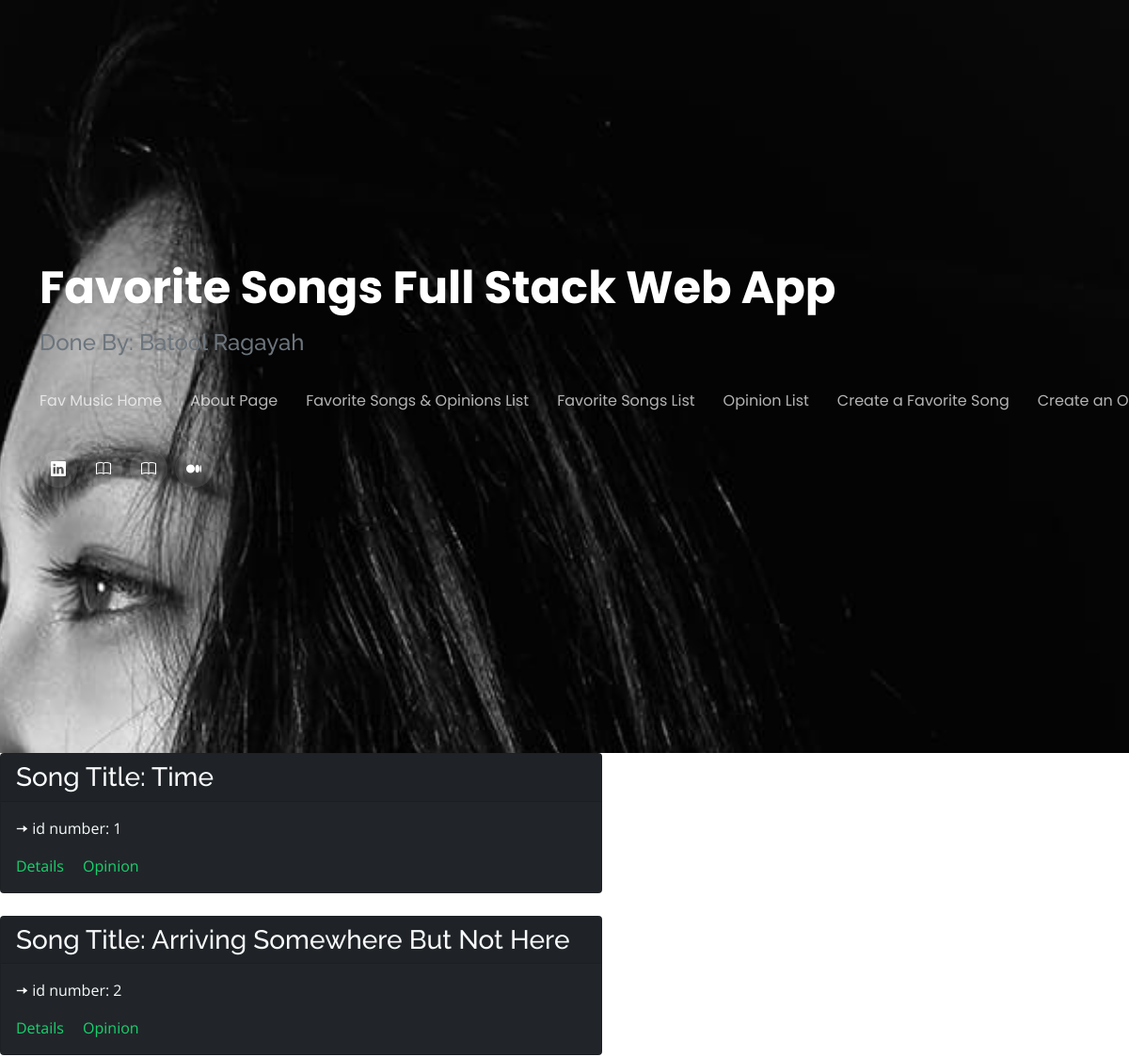
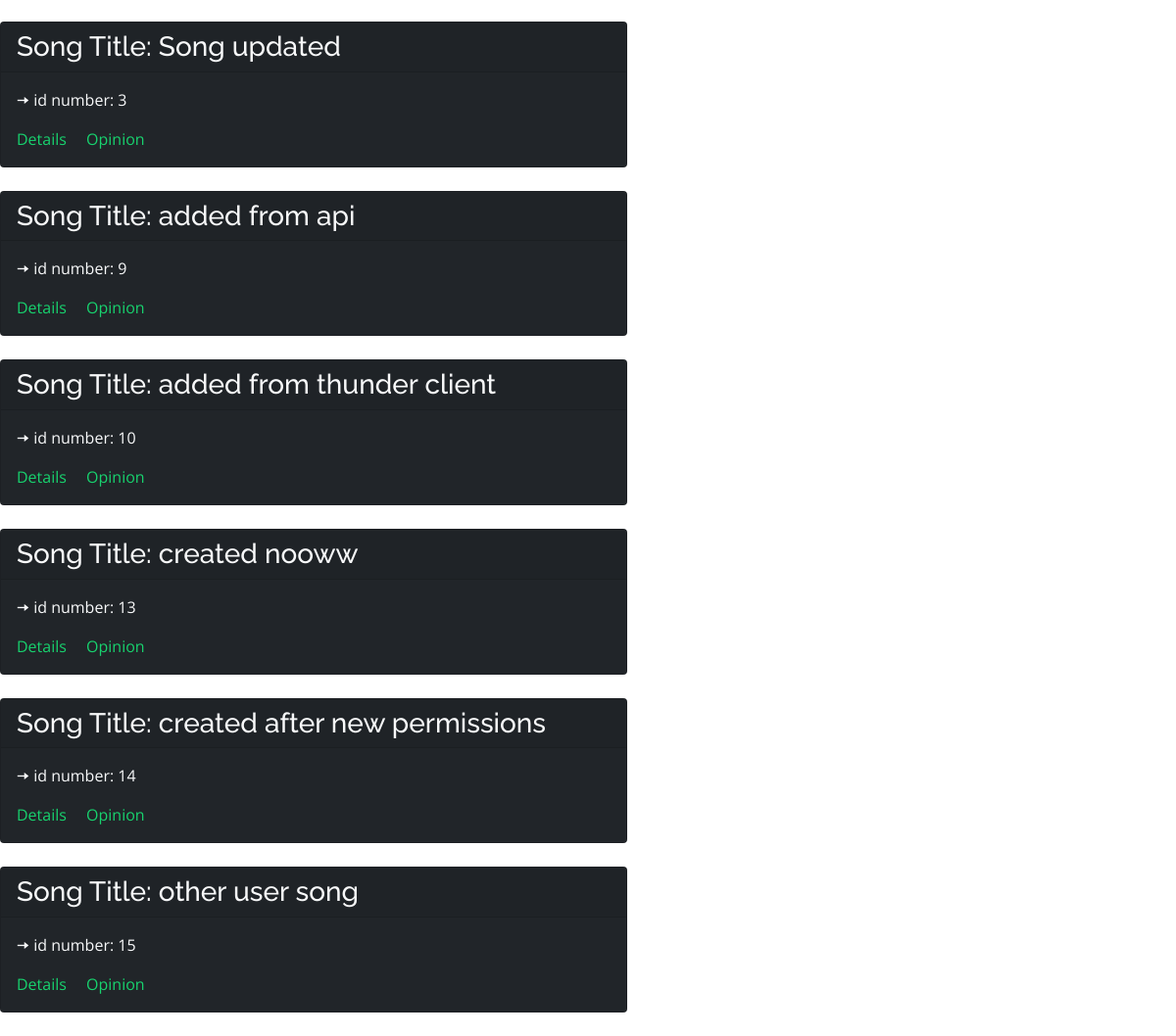
The page /fav-list on the database its author committed (2 pictures, top to bottom).
### favsongsapp/models.py (models this page shows, shortened)
class Fav(models.Model):
    song_title = models.CharField(max_length=100)
    artist = models.CharField(max_length=100)
    album = models.CharField(max_length=100)
    year_of_release = models.DateField()
    rating = models.IntegerField(blank=False, null=False)
    reviewer = models.ForeignKey(get_user_model(), on_delete=models.CASCADE, blank=False, null=False)

### favsongsapp/views.py (the view)
# urls.py: path("fav-list", FavListView.as_view(), name="fav_list"),
class FavListView(ListView):
    template_name = "favlist.html"
    model = Fav
    context_object_name = "fav_list"

### templates/favlist.html (shortened to what this page needs)
{% extends '_base.html' %}
{% block main %}
{% for fav in fav_list %}
  <div class="card text-light bg-dark" style="width: 40rem;">
    <h3 class="card-header">Song Title: {{fav.song_title}}</h3>
    <div class="card-body">
      <p class="card-text">🠆 id number: {{fav.id}} </p>
      <a href="{% url 'fav_detail' pk=fav.pk %}" class="card-link">Details</a>
      <a href="{% url 'opinion_detail' pk=fav.pk %}" class="card-link">Opinion</a>
    </div>
  </div>
<br>
{% endfor %}
{% endblock%}

### favsongsapp/static/favs/css/style.css (style rules this page uses)
body { font-family: "Open Sans", sans-serif; background-color: #040404; color: #fff; position: relative; background: transparent; }
body::before { content: ""; position: fixed; background: #040404 url("../img/bg.jpg") top right no-repeat; background-size: cover; left: 0; right: 0; top: 0; height: 100vh; z-index: -1; }
@media (min-width: 1024px) { body::before { background-attachment: fixed; } }
a { color: #18d26e; text-decoration: none; }
h1, h2, h3, h4, h5, h6 { font-family: "Raleway", sans-serif; }

### rows shown on the page
Fav: song_title "Time", id "1"
Fav: song_title "Arriving Somewhere But Not Here", id "2"
Fav: song_title "Song updated", id "3"
Fav: song_title "added from api", id "9"
Fav: song_title "added from thunder client", id "10"
Fav: song_title "created nooww", id "13"
Fav: song_title "created after new permissions", id "14"
Fav: song_title "other user song", id "15"
